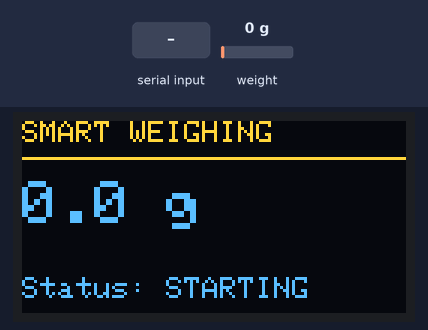
Recording of a sketch running on a simulated ESP32. Parts: 128×64 one-colour display. The inputs (shaded band) are chosen by the test bench; at power-on: weight on the scale 0 g. The OLED is the two-colour kind (top 16 rows yellow); WiFi joins after 1.5 s; servers stay silent unless stated; uploads are accepted with an empty reply; random numbers use the default seed unless the sketch sets one; the camera gives no picture; what the sketch prints to the serial monitor is not drawn.

Above: at 1.6 s.
At 6.9 s:
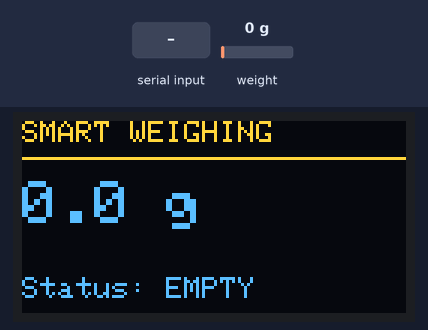
7.0 s: weight on the scale set to 9 g
10.0 s: weight on the scale set to 11 g
At 12.5 s:
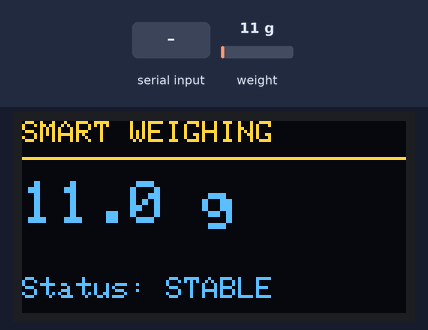
13.0 s: weight on the scale set to 100 g
At 13.38 s:
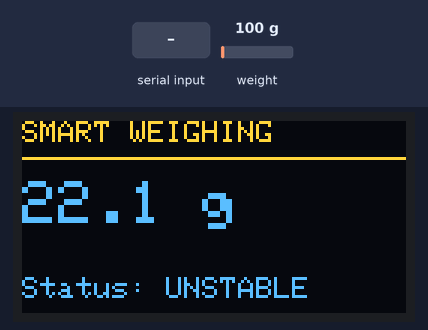
15.2 s: "t\n" received over Serial
At 18.5 s:
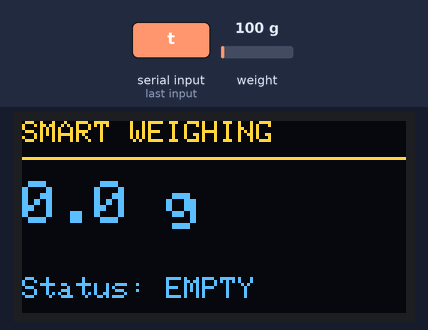
Timing chart, 0 to 20.0 s (numbered marks = the images above; inputs shaded):
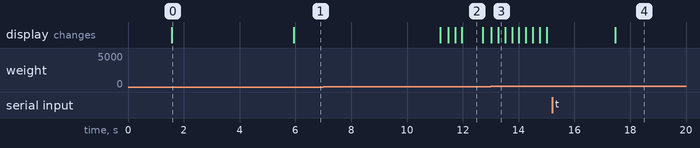

Measured:
- the behaviour switches between 10 and 11 g on weight on the scale (found by bisection; images 1 and 2)
- after the input at 7.0 s, every drawn part: stays the same
- after the input at 10.0 s, the display: first changes after 1.2 s (image 2 shows a later state)
- after the input at 15.2 s, the display: changes after 2.3 s (image 4)
- what the display in image 0 shows lasts 4.3 s, from 1.6 s to 5.9 s
- what the display in image 2 shows lasts 0.7 s, from 12.0 s to 12.7 s

The sketch:

camera-server.ino
```cpp
/*
  ============================================================
       SMART WEIGHING SYSTEM - ESP32-S3-CAM
       SINGLE BOARD ALL-IN-ONE COMPLETE PROJECT
  ============================================================

  Features:
  1. HX711 Weight Measurement & Auto Stability Detection
  2. 0.96" I2C OLED Live Weight & Status Display
  3. Automatic Camera Snapshot upon Stable Weight
  4. Automatic Upload to Local Node.js Backend Server
  5. Built-in Web Server: Live Stream (/stream), Snapshot (/capture), Health (/health), Dashboard (/)
  6. Real-time Serial Commands: Tare (t), Raw (r), Health (h), Calibrate (c <weight>)

  Board: Generic ESP32-S3-WROOM-CAM (N16R8)
  Arduino IDE Settings:
    - Board: ESP32S3 Dev Module
    - USB CDC On Boot: Enabled
    - PSRAM: OPI PSRAM
  ============================================================
*/

#include <WiFi.h>
#include <WiFiClient.h>
#include <HTTPClient.h>
#include <WebServer.h>
#include <Wire.h>
#include <HX711.h>
#include <Adafruit_GFX.h>
#include <Adafruit_SSD1306.h>
#include "esp_camera.h"
#include <math.h>

// ============================================================
// 1. WIFI & BACKEND CONFIGURATION
// ============================================================
const char* WIFI_SSID     = "UFTB-HOSTEL";
const char* WIFI_PASSWORD = "Uftb@2018#";

// Local PC Node.js Backend URL (IPv4 of your computer)
const char* BACKEND_URL   = "http://172.16.114.152:3000/api/upload-image";

// ============================================================
// 2. CAMERA GPIO CONFIGURATION (Generic ESP32-S3-WROOM-CAM)
// ============================================================
#define PWDN_GPIO_NUM     -1
#define RESET_GPIO_NUM    -1
#define XCLK_GPIO_NUM     15
#define SIOD_GPIO_NUM      4
#define SIOC_GPIO_NUM      5

#define Y9_GPIO_NUM       16
#define Y8_GPIO_NUM       17
#define Y7_GPIO_NUM       18
#define Y6_GPIO_NUM       12
#define Y5_GPIO_NUM       10
#define Y4_GPIO_NUM        8
#define Y3_GPIO_NUM        9
#define Y2_GPIO_NUM       11

#define VSYNC_GPIO_NUM     6
#define HREF_GPIO_NUM      7
#define PCLK_GPIO_NUM     13

// ============================================================
// 3. OLED CONFIGURATION (I2C)
// ============================================================
#define OLED_SDA 1
#define OLED_SCL 2
#define SCREEN_WIDTH 128
#define SCREEN_HEIGHT 64
#define OLED_ADDRESS 0x3C

Adafruit_SSD1306 display(SCREEN_WIDTH, SCREEN_HEIGHT, &Wire, -1);
bool oledAvailable = false;

// ============================================================
// 4. HX711 LOAD CELL CONFIGURATION
// ============================================================
#define HX711_DOUT 47
#define HX711_SCK  48

HX711 scale;
bool scaleReady = false;

// Calibration factor: Use Serial command "c 500" with a known mass (e.g. 500g)
// 420.0f is standard initial factor to prevent raw ADC noise
float CALIBRATION_FACTOR = 420.0f;

// ============================================================
// 5. SYSTEM SETTINGS
// ============================================================
#define SAMPLE_INTERVAL_MS    250
#define STABLE_DURATION_MS    1500
#define STABLE_DELTA_GRAMS    3.0f
#define EMPTY_THRESHOLD_GRAMS 10.0f
#define SAMPLE_COUNT          8

// ============================================================
// 6. SERVER & STATE VARIABLES
// ============================================================
WebServer server(80);
bool cameraReady = false;
String cameraIP = "";

float samples[SAMPLE_COUNT] = {0};
int sampleIndex = 0;
bool samplesFilled = false;

unsigned long lastSampleMs = 0;
unsigned long stableSinceMs = 0;
unsigned long lastPrintMs = 0;
bool captureDone = false;
float currentWeight = 0;
String systemStatus = "STARTING";

// Forward declarations
void processWeight();
void processSerialCommands();

// ============================================================
// 7. OLED DISPLAY
// ============================================================
void showDisplay(float grams, String status) {
  if (!oledAvailable) return;
  display.clearDisplay();
  display.setTextColor(SSD1306_WHITE);
  display.setTextSize(1);
  display.setCursor(0, 0);
  display.println("SMART WEIGHING");
  display.drawLine(0, 12, 127, 12, SSD1306_WHITE);

  display.setTextSize(2);
  display.setCursor(0, 20);
  display.print(grams, 1);
  display.println(" g");

  display.setTextSize(1);
  display.setCursor(0, 52);
  display.print("Status: ");
  display.println(status);
  display.display();
}

// ============================================================
// 8. WIFI CONNECTION
// ============================================================
bool connectWiFi() {
  if (WiFi.status() == WL_CONNECTED) return true;

  Serial.printf("[WiFi] Connecting to %s ", WIFI_SSID);
  WiFi.mode(WIFI_STA);
  WiFi.begin(WIFI_SSID, WIFI_PASSWORD);

  unsigned long start = millis();
  while (WiFi.status() != WL_CONNECTED && millis() - start < 15000) {
    delay(500);
    Serial.print(".");
  }
  Serial.println();

  if (WiFi.status() == WL_CONNECTED) {
    Serial.println("[WiFi] Connected successfully!");
    Serial.print("[WiFi] IP Address: ");
    Serial.println(WiFi.localIP());
    return true;
  }

  Serial.println("[WiFi] Connection failed (Timeout)");
  return false;
}

// ============================================================
// 9. CAMERA INITIALIZATION
// ============================================================
bool initializeCamera() {
  camera_config_t config = {};
  config.ledc_channel = LEDC_CHANNEL_0;
  config.ledc_timer   = LEDC_TIMER_0;

  config.pin_d0 = Y2_GPIO_NUM;
  config.pin_d1 = Y3_GPIO_NUM;
  config.pin_d2 = Y4_GPIO_NUM;
  config.pin_d3 = Y5_GPIO_NUM;
  config.pin_d4 = Y6_GPIO_NUM;
  config.pin_d5 = Y7_GPIO_NUM;
  config.pin_d6 = Y8_GPIO_NUM;
  config.pin_d7 = Y9_GPIO_NUM;
  config.pin_xclk = XCLK_GPIO_NUM;
  config.pin_pclk = PCLK_GPIO_NUM;
  config.pin_vsync = VSYNC_GPIO_NUM;
  config.pin_href = HREF_GPIO_NUM;
  config.pin_sccb_sda = SIOD_GPIO_NUM;
  config.pin_sccb_scl = SIOC_GPIO_NUM;
  config.pin_pwdn = PWDN_GPIO_NUM;
  config.pin_reset = RESET_GPIO_NUM;

  config.xclk_freq_hz = 20000000;
  config.pixel_format = PIXFORMAT_JPEG;
  config.frame_size   = FRAMESIZE_VGA; // 640x480
  config.jpeg_quality = 12;
  config.fb_count     = psramFound() ? 2 : 1;
  config.grab_mode    = CAMERA_GRAB_LATEST;
  config.fb_location  = psramFound() ? CAMERA_FB_IN_PSRAM : CAMERA_FB_IN_DRAM;

  esp_err_t result = esp_camera_init(&config);
  if (result != ESP_OK) {
    Serial.printf("[Camera] Init failed with error 0x%x\n", result);
    return false;
  }
  Serial.println("[Camera] Initialized successfully!");
  return true;
}

// ============================================================
// 10. BACKEND IMAGE UPLOAD
// ============================================================
bool uploadImage(float grams) {
  if (!connectWiFi()) {
    Serial.println("[Upload] Skipped: No Wi-Fi");
    return false;
  }
  if (!cameraReady) {
    Serial.println("[Upload] Skipped: Camera unavailable");
    return false;
  }

  Serial.println("[Camera] Capturing frame for upload...");
  camera_fb_t* fb = esp_camera_fb_get();
  if (!fb) {
    Serial.println("[Camera] Capture failed!");
    return false;
  }

  Serial.printf("[Camera] Frame captured: %u bytes\n", (unsigned int)fb->len);

  WiFiClient client;
  HTTPClient http;
  if (!http.begin(client, BACKEND_URL)) {
    Serial.println("[Backend] HTTP begin failed");
    esp_camera_fb_return(fb);
    return false;
  }

  http.setTimeout(25000);
  http.addHeader("Content-Type", "image/jpeg");

  String measurementID = String((uint32_t)millis(), HEX) + "-" + String((uint32_t)esp_random(), HEX);
  http.addHeader("X-Measurement-ID", measurementID);
  http.addHeader("X-Weight-Grams", String(grams, 2));

  Serial.printf("[Backend] POSTing to %s ...\n", BACKEND_URL);
  int response = http.POST(fb->buf, fb->len);

  bool success = false;
  if (response >= 200 && response < 300) {
    Serial.printf("[Backend] Upload SUCCESS! Response: %d\n", response);
    Serial.println(http.getString());
    success = true;
  } else {
    Serial.printf("[Backend] Upload FAILED! Response code: %d\n", response);
    if (response > 0) Serial.println(http.getString());
  }

  http.end();
  esp_camera_fb_return(fb);
  return success;
}

// ============================================================
// 11. WEB ENDPOINTS (Capture, Stream, Health, Dashboard)
// ============================================================
void handleCapture() {
  if (!cameraReady) {
    server.send(500, "text/plain", "Camera unavailable");
    return;
  }
  camera_fb_t* fb = esp_camera_fb_get();
  if (!fb) {
    server.send(500, "text/plain", "Capture failed");
    return;
  }
  WiFiClient client = server.client();
  server.sendHeader("Content-Disposition", "inline; filename=capture.jpg");
  server.setContentLength(fb->len);
  server.send(200, "image/jpeg", "");
  client.write(fb->buf, fb->len);
  esp_camera_fb_return(fb);
}

void handleHealth() {
  String response = "{";
  response += "\"status\":\"online\",";
  response += "\"camera\":" + String(cameraReady ? "true" : "false") + ",";
  response += "\"scale\":" + String(scaleReady ? "true" : "false") + ",";
  response += "\"weight\":" + String(currentWeight, 2);
  response += "}";
  server.send(200, "application/json", response);
}

void handleStream() {
  if (!cameraReady) {
    server.send(500, "text/plain", "Camera unavailable");
    return;
  }
  WiFiClient client = server.client();
  client.print("HTTP/1.1 200 OK\r\n"
               "Content-Type: multipart/x-mixed-replace; boundary=frame\r\n"
               "Access-Control-Allow-Origin: *\r\n\r\n");

  while (client.connected()) {
    camera_fb_t* fb = esp_camera_fb_get();
    if (!fb) {
      delay(10);
      continue;
    }
    client.print("--frame\r\n");
    client.print("Content-Type: image/jpeg\r\n");
    client.printf("Content-Length: %u\r\n\r\n", (unsigned int)fb->len);
    client.write(fb->buf, fb->len);
    client.print("\r\n");
    esp_camera_fb_return(fb);

    // Keep weight processing and serial active even while streaming!
    processWeight();
    processSerialCommands();
    server.handleClient();
    delay(40);
  }
}

void handleRoot() {
  String html = R"rawliteral(
<!DOCTYPE html>
<html>
<head>
<meta charset="utf-8">
<meta name="viewport" content="width=device-width,initial-scale=1">
<title>Smart Weighing System - ESP32-S3</title>
<style>
body{background:#0f172a;color:#f8fafc;font-family:sans-serif;text-align:center;margin:0;padding:20px;}
.card{background:#1e293b;padding:24px;border-radius:16px;max-width:620px;margin:auto;box-shadow:0 8px 24px rgba(0,0,0,0.4);}
h2{margin-top:0;color:#38bdf8;}
.weight{font-size:48px;color:#4ade80;font-weight:bold;margin:12px 0;}
.badge{display:inline-block;padding:4px 12px;border-radius:14px;background:#334155;font-size:14px;}
.stream-box{border-radius:10px;overflow:hidden;background:#000;margin:18px 0;display:inline-block;border:2px solid #334155;}
img{max-width:100%;height:auto;display:block;}
button{padding:10px 18px;margin:6px;border:0;border-radius:8px;background:#2563eb;color:white;cursor:pointer;font-weight:600;}
button:hover{background:#1d4ed8;}
</style>
</head>
<body>
<div class="card">
  <h2>SMART WEIGHING STATION</h2>
  <div class="badge" id="status">Connecting...</div>
  <p style="color:#94a3b8;margin-bottom:4px;">Live Scale Reading</p>
  <div class="weight" id="weight">0.0 g</div>
  <div class="stream-box">
    <img id="stream" src="/stream" alt="Live Camera Stream">
  </div>
  <div>
    <button onclick="snapshot()">Take Snapshot</button>
    <button onclick="tare()">Tare Scale</button>
    <button onclick="refreshStatus()">Refresh</button>
  </div>
</div>
<script>
async function refreshStatus(){
  try{
    let r=await fetch('/health');
    let d=await r.json();
    document.getElementById('weight').innerText=Number(d.weight).toFixed(1)+' g';
    document.getElementById('status').innerText='Scale: '+(d.scale?'READY':'ERROR')+' | Camera: '+(d.camera?'ONLINE':'OFFLINE');
  }catch(e){
    document.getElementById('status').innerText='Connection offline';
  }
}
function snapshot(){
  window.open('/capture','_blank');
}
setInterval(refreshStatus,1500);
refreshStatus();
</script>
</body>
</html>
)rawliteral";
  server.send(200, "text/html", html);
}

void initializeServer() {
  server.on("/", HTTP_GET, handleRoot);
  server.on("/capture", HTTP_GET, handleCapture);
  server.on("/health", HTTP_GET, handleHealth);
  server.on("/stream", HTTP_GET, handleStream);
  server.begin();

  Serial.println("[Server] HTTP Server started successfully!");
  Serial.printf("[Server] Device Dashboard: http://%s\n", WiFi.localIP().toString().c_str());
  Serial.printf("[Server] Video Stream:     http://%s/stream\n", WiFi.localIP().toString().c_str());
  Serial.printf("[Server] Snapshot View:    http://%s/capture\n", WiFi.localIP().toString().c_str());
}

// ============================================================
// 12. WEIGHT PROCESSING & STABILITY LOGIC
// ============================================================
float averageSamples() {
  int n = samplesFilled ? SAMPLE_COUNT : sampleIndex;
  if (n == 0) return 0;
  float sum = 0;
  for (int i = 0; i < n; i++) sum += samples[i];
  return sum / n;
}

bool isWeightStable() {
  if (!samplesFilled) return false;
  float low = samples[0], high = samples[0];
  for (int i = 1; i < SAMPLE_COUNT; i++) {
    if (samples[i] < low)  low  = samples[i];
    if (samples[i] > high) high = samples[i];
  }
  return (high - low) <= STABLE_DELTA_GRAMS;
}

void processWeight() {
  if (!scaleReady) return;
  if (millis() - lastSampleMs < SAMPLE_INTERVAL_MS) return;
  lastSampleMs = millis();

  if (!scale.is_ready()) {
    systemStatus = "HX711 ERROR";
    showDisplay(currentWeight, systemStatus);
    return;
  }

  // 2-sample average to eliminate raw ADC flutter
  float weight = scale.get_units(2);
  if (!isfinite(weight)) return;

  samples[sampleIndex++] = weight;
  if (sampleIndex >= SAMPLE_COUNT) {
    sampleIndex = 0;
    samplesFilled = true;
  }

  float avg = averageSamples();
  currentWeight = avg;
  bool stable = isWeightStable();

  if (millis() - lastPrintMs >= 1000) {
    Serial.printf("[Weight] %.2f grams | %s\n", avg, stable ? "STABLE" : "UNSTABLE");
    lastPrintMs = millis();
  }

  // Empty Platform
  if (fabs(avg) <= EMPTY_THRESHOLD_GRAMS) {
    stableSinceMs = 0;
    captureDone = false;
    systemStatus = "EMPTY";
    showDisplay(0, systemStatus);
    return;
  }

  // Stable Object on Scale
  if (stable) {
    if (stableSinceMs == 0) stableSinceMs = millis();
    systemStatus = "STABLE";
    showDisplay(avg, systemStatus);

    if (!captureDone && millis() - stableSinceMs >= STABLE_DURATION_MS) {
      captureDone = true;
      systemStatus = "CAPTURING";
      Serial.printf("[Event] Weight stable at %.2f g! Uploading snapshot...\n", avg);
      showDisplay(avg, systemStatus);

      bool uploaded = uploadImage(avg);
      systemStatus = uploaded ? "SAVED" : "UPLOAD ERR";
      showDisplay(avg, systemStatus);
    }
  } else {
    stableSinceMs = 0;
    systemStatus = "UNSTABLE";
    showDisplay(avg, systemStatus);
  }
}

// ============================================================
// 13. SERIAL COMMANDS (Tare, Raw, Health, Calibrate)
// ============================================================
void processSerialCommands() {
  if (!Serial.available()) return;
  String command = Serial.readStringUntil('\n');
  command.trim();

  if (command == "t") {
    if (scaleReady) {
      scale.tare(20);
      sampleIndex = 0;
      samplesFilled = false;
      stableSinceMs = 0;
      captureDone = false;
      Serial.println("[TARE] Completed successfully! (Zeroed)");
    }
  } else if (command == "r") {
    if (scaleReady) {
      Serial.print("[Sensor] Raw ADC Value: ");
      Serial.println(scale.read());
    }
  } else if (command == "h") {
    Serial.println("===== SYSTEM HEALTH =====");
    Serial.printf("WiFi:   %s (%s)\n", (WiFi.status() == WL_CONNECTED ? "CONNECTED" : "DISCONNECTED"), WiFi.localIP().toString().c_str());
    Serial.printf("Camera: %s\n", (cameraReady ? "READY" : "ERROR"));
    Serial.printf("HX711:  %s\n", (scaleReady ? "READY" : "ERROR"));
    Serial.printf("Weight: %.2f g\n", currentWeight);
    Serial.printf("Calibration Factor: %.2f\n", CALIBRATION_FACTOR);
    Serial.println("=========================");
  } else if (command.startsWith("c ")) {
    float knownWeight = command.substring(2).toFloat();
    if (scaleReady && knownWeight > 0) {
      float raw = scale.get_value(20);
      if (fabs(raw) > 1) {
        CALIBRATION_FACTOR = raw / knownWeight;
        scale.set_scale(CALIBRATION_FACTOR);
        Serial.printf("[CALIBRATION] New factor set: %.4f\n", CALIBRATION_FACTOR);
        Serial.println("Save this value in 'float CALIBRATION_FACTOR' in code!");
      } else {
        Serial.println("[CALIBRATION] Invalid reading. Check sensor connection.");
      }
    } else {
      Serial.println("[CALIBRATION] Usage: c <known_grams> (e.g., 'c 500')");
    }
  }
}

// ============================================================
// 14. SETUP
// ============================================================
void setup() {
  Serial.begin(115200);
  delay(1500);

  Serial.println("\n\n====================================");
  Serial.println(" SMART WEIGHING SYSTEM");
  Serial.println(" ESP32-S3 SINGLE BOARD ALL-IN-ONE");
  Serial.println("====================================");

  // 1. OLED
  Serial.printf("[1/4] Setting I2C on SDA=GPIO%d, SCL=GPIO%d ...\n", OLED_SDA, OLED_SCL);
  Wire.begin(OLED_SDA, OLED_SCL);
  Wire.setTimeOut(1000);
  if (display.begin(SSD1306_SWITCHCAPVCC, OLED_ADDRESS)) {
    oledAvailable = true;
    showDisplay(0, "STARTING");
    Serial.println("[OLED] Display ready (0x3C)");
  } else {
    oledAvailable = false;
    Serial.println("[OLED] Display not detected (Check wiring)");
  }

  // 2. HX711
  Serial.printf("[2/4] Setting HX711 on DOUT=GPIO%d, SCK=GPIO%d ...\n", HX711_DOUT, HX711_SCK);
  scale.begin(HX711_DOUT, HX711_SCK);
  delay(300);
  if (scale.wait_ready_timeout(3000)) {
    scaleReady = true;
    scale.set_scale(CALIBRATION_FACTOR);
    scale.tare(20);
    Serial.println("[HX711] Ready! Tare completed.");
  } else {
    scaleReady = false;
    Serial.println("[HX711] WARNING: Sensor not detected! Check DOUT(47) & SCK(48).");
  }

  // 3. Camera
  Serial.println("[3/4] Initializing Camera Module...");
  cameraReady = initializeCamera();
  if (!cameraReady) {
    Serial.println("[Camera] WARNING: Camera initialization failed!");
  }

  // 4. Wi-Fi & Web Server
  Serial.println("[4/4] Connecting to Wi-Fi...");
  if (connectWiFi()) {
    cameraIP = WiFi.localIP().toString();
    initializeServer();
  } else {
    Serial.println("[WiFi] Offline mode. Web server disabled.");
  }

  Serial.println("\n====================================");
  Serial.println(" >>> INITIALIZATION COMPLETED <<<");
  Serial.println("====================================");
  Serial.println("Available Serial Commands:");
  Serial.println("  t       -> Tare (zero the scale)");
  Serial.println("  r       -> Print raw ADC value");
  Serial.println("  h       -> Show system health");
  Serial.println("  c <wt>  -> Calibrate (e.g., 'c 500')\n");
}

// ============================================================
// 15. MAIN LOOP
// ============================================================
void loop() {
  if (WiFi.status() != WL_CONNECTED) {
    static unsigned long lastReconnect = 0;
    if (millis() - lastReconnect > 10000) {
      connectWiFi();
      lastReconnect = millis();
    }
  }

  if (WiFi.status() == WL_CONNECTED) {
    server.handleClient();
  }

  processSerialCommands();
  processWeight();
}
```
